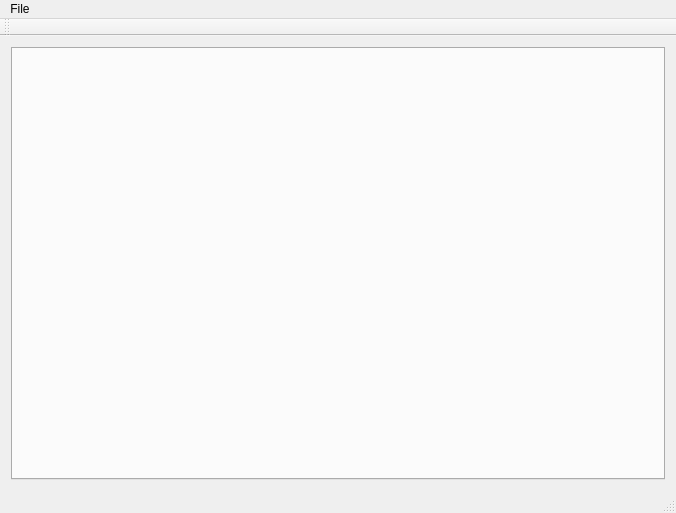
<?xml version="1.0" encoding="UTF-8"?>
<ui version="4.0">
 <class>MainWindow</class>
 <widget class="QMainWindow" name="MainWindow">
  <property name="geometry">
   <rect>
    <x>0</x>
    <y>0</y>
    <width>676</width>
    <height>513</height>
   </rect>
  </property>
  <property name="windowTitle">
   <string>MainWindow</string>
  </property>
  <widget class="QWidget" name="centralWidget">
   <layout class="QHBoxLayout" name="horizontalLayout_2">
    <item>
     <layout class="QVBoxLayout" name="verticalLayout">
      <item>
       <widget class="QTabWidget" name="tabWid">
        <property name="currentIndex">
         <number>-1</number>
        </property>
       </widget>
      </item>
     </layout>
    </item>
   </layout>
  </widget>
  <widget class="QMenuBar" name="menuBar">
   <property name="geometry">
    <rect>
     <x>0</x>
     <y>0</y>
     <width>676</width>
     <height>21</height>
    </rect>
   </property>
   <widget class="QMenu" name="menuFile">
    <property name="title">
     <string>File</string>
    </property>
    <addaction name="actionAbout"/>
    <addaction name="actionHelp"/>
   </widget>
   <addaction name="menuFile"/>
  </widget>
  <widget class="QToolBar" name="mainToolBar">
   <attribute name="toolBarArea">
    <enum>TopToolBarArea</enum>
   </attribute>
   <attribute name="toolBarBreak">
    <bool>false</bool>
   </attribute>
  </widget>
  <widget class="QStatusBar" name="statusBar"/>
  <action name="actionAbout">
   <property name="text">
    <string>About</string>
   </property>
  </action>
  <action name="actionHelp">
   <property name="text">
    <string>Help</string>
   </property>
  </action>
 </widget>
 <layoutdefault spacing="6" margin="11"/>
 <resources/>
 <connections/>
</ui>
